Frame 1 (no input): blank canvas, image omitted
Frame 60 (the mouse pressed at the canvas centre just before this capture): blank canvas, image omitted
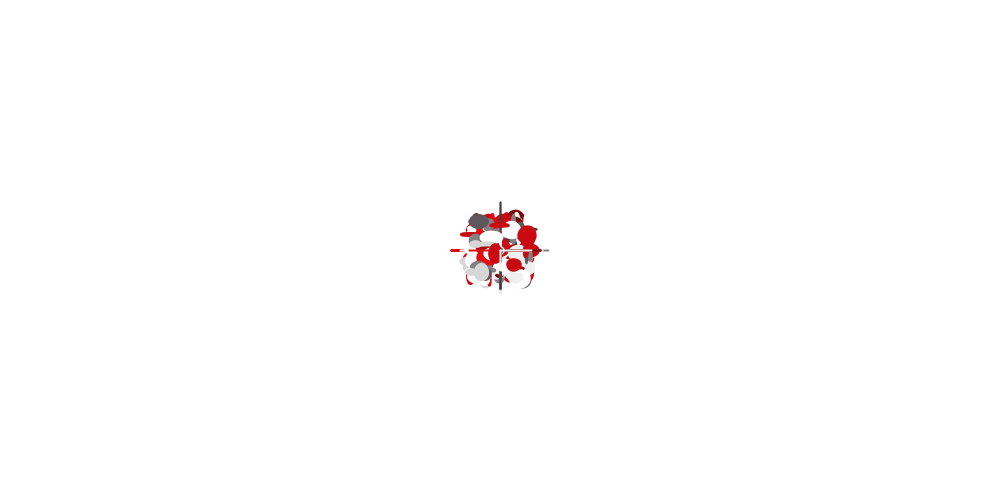
Frame 120 (the mouse held since frame 60 and released just before this capture)

The Processing sketch whose frames 1 and 60 were blank and that drew this single picture after the mouse press (run headless with seeded random() and noise(); from frame 60 on, the mouse is pressed at the canvas centre):

// Processing sketch: processing_92482
// ── processing_92482.pde

/**********     Clouts26 March 10 2013                        **********/
/**********     Inspired by the project of Sabrina Lenzin     **********/
/**********     http://www.openprocessing.org/sketch/91792    **********/

color[] palette1=new color[11];
color[] palette2=new color[11];
color[] palette3=new color[11];
color[] palette4=new color[11];
color[] palette5=new color[11];
color[] laPalette;


int widthRect;
int noPalette;

void setup(){
  size(1000,500);
  background(255);
  smooth();
  
  palette1[0]=color(75,63,67);
  palette1[1]=color(94,88,92);
  palette1[2]=color(131,129,132);
  palette1[3]=color(214,214,214);
  palette1[4]=color(240,240,240);
  palette1[5]=color(249,249,249);
  palette1[6]=color(255,255,255);
  palette1[7]=color(226,12,17);
  palette1[8]=color(201,10,17);
  palette1[9]=color(164,7,9);
  palette1[10]=color(126,8,5);
    
  palette2[0]=color(128,131,136);
  palette2[1]=color(170,174,177);
  palette2[2]=color(191,195,198);
  palette2[3]=color(223,223,223);
  palette2[4]=color(243,243,243);
  palette2[5]=color(197,219,229);
  palette2[6]=color(172,208,222);
  palette2[7]=color(108,199,222);
  palette2[8]=color(77,178,202);
  palette2[9]=color(0,168,208);
  palette2[10]=color(0,155,201);
  
  palette3[0]=color(#008785);
  palette3[1]=color(#00a7a0);
  palette3[2]=color(#00afae);
  palette3[3]=color(#f5e44d);
  palette3[4]=color(#ffc242);
  palette3[5]=color(#ffa438);
  palette3[6]=color(#ff822e);
  palette3[7]=color(#ff5c3b);
  palette3[8]=color(#bcb741);
  palette3[9]=color(#b0a93a);
  palette3[10]=color(#8c862c);

  palette4[0]=color(#722d7e);
  palette4[1]=color(#844388);
  palette4[2]=color(#97419c);
  palette4[3]=color(#ba439d);
  palette4[4]=color(#d747a3);
  palette4[5]=color(#ee4caa);
  palette4[6]=color(#ffd080);
  palette4[7]=color(#ffc07f);
  palette4[8]=color(#fdb38b);
  palette4[9]=color(#fc8f96);
  palette4[10]=color(#f7639e);
  
  palette5[0]=color(#808c34);
  palette5[1]=color(#808c34);
  palette5[2]=color(#808c34);
  palette5[3]=color(#fdd685);
  palette5[4]=color(#fae3b3);
  palette5[5]=color(#faf2dd);
  palette5[6]=color(#593418);
  palette5[7]=color(#a0491d);
  palette5[8]=color(#d86723);
  palette5[9]=color(#ff882f);
  palette5[10]=color(#fea340);
  
  laPalette=palette1;
  widthRect=(width/palette1.length)-4;
  
  
}

void draw() { 
 
 //drawRectangle();
 if(mousePressed) {
    drawPoint(mouseX, mouseY);
  }
 

} 


void drawRectangle(){
  int pos_x=4;
  int pos_y=4;
   
   for(int i = 0; i<laPalette.length; i++){
     fill(laPalette[i]);
     rect(pos_x, pos_y, widthRect, widthRect, 7);
     pos_x=pos_x+widthRect+4;
   }
   pos_x=4;
   pos_y=pos_y+widthRect+4;
   for(int i = 0; i<laPalette.length; i++){
     fill(laPalette[i]);
     rect(pos_x, pos_y, widthRect, widthRect, 7);
     pos_x=pos_x+widthRect+4;
   }
   pos_x=4;
   pos_y=pos_y+widthRect+4;
   for(int i = 0; i<laPalette.length; i++){
     fill(laPalette[i]);
     rect(pos_x, pos_y, widthRect, widthRect, 7);
     pos_x=pos_x+widthRect+4;
   }
   pos_x=4;
   pos_y=pos_y+widthRect+4;
   for(int i = 0; i<laPalette.length; i++){
     fill(laPalette[i]);
     rect(pos_x, pos_y, widthRect, widthRect, 7);
     pos_x=pos_x+widthRect+4;
   }
   pos_x=4;
   pos_y=pos_y+widthRect+4;
   for(int i = 0; i<laPalette.length; i++){
     fill(laPalette[i]);
     rect(pos_x, pos_y, widthRect, widthRect, 7);
     pos_x=pos_x+widthRect+4;
   }

}

void keyPressed() {
 // println(keyCode);//49-50-51-52-53
  switch(keyCode){
   case 49:
     laPalette=palette1;
     break;
   case 50:
     laPalette=palette2;
     break;
    case 51:
     laPalette=palette3;
     break;
   case 52:
     laPalette=palette4;
     break;
   case 53:
     laPalette=palette5;
     break;
  default:
    laPalette=palette1;
    break;
  }
}

void drawPoint(int x, int y) {
  int iDColor = round(random(0,10));
  
  stroke(laPalette[iDColor]);
  strokeWeight(random(1,10));
  point(x,y);
  drawPoints(x,y);
   
  drawLines(x,y);
}
 
void drawPoints(int x, int y) {
  int iDColor = round(random(0,10));
  for(int i=0; i<5; i++) {
    stroke(laPalette[iDColor]);
    strokeWeight(random(1,5));
    fill(laPalette[iDColor]);
    ellipse(x+random(-30,30),y+random(-30,30), random(1,20), random(1,20));
  }
}
 
void drawLines(int x, int y) {
  int iDColor = round(random(0,10));
  strokeWeight(random(1,3));
  float x2 = x + random(-50,50);
  float y2 = y + random(-50,50);
  stroke(laPalette[iDColor]);
  line(x,y,x2,y);
  line(x,y,x,y2);
}




  
